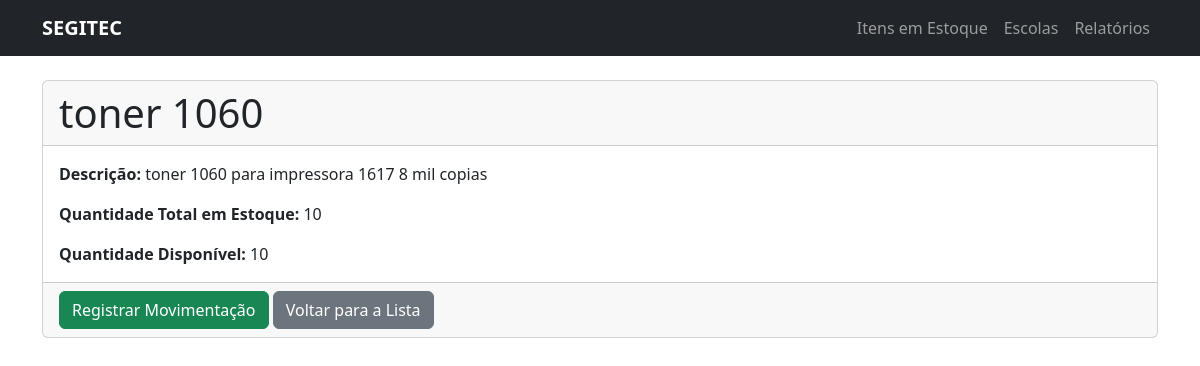
/item/1/, run on an earlier commit of the app's database.
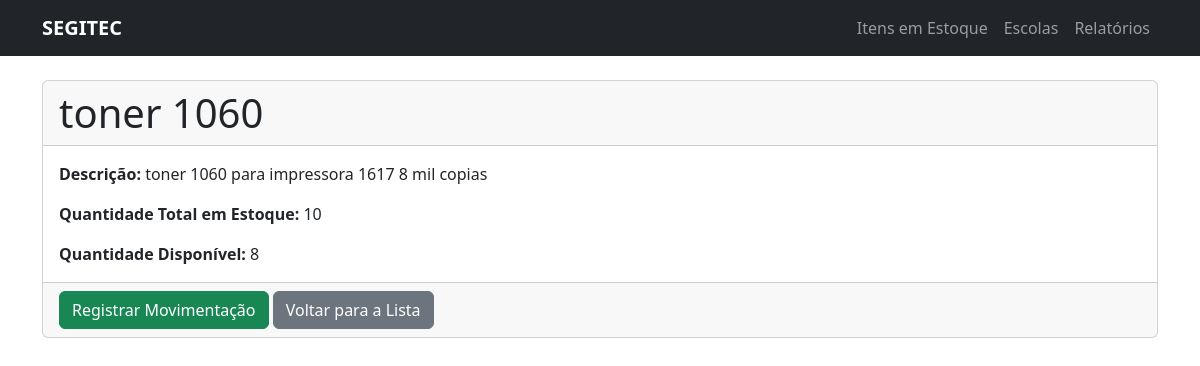
And on a later commit of the database.
### estoque/models.py (models this page shows, shortened)
class Item(models.Model):
    nome = models.CharField(max_length=200, verbose_name="Nome do Item")
    descricao = models.TextField(verbose_name="Descrição", null=True, blank=True)
    fornecedor = models.ForeignKey(Fornecedor, on_delete=models.SET_NULL, null=True, blank=True, verbose_name="Fornecedor")
    quantidade_total = models.PositiveIntegerField(verbose_name="Quantidade Total em Estoque")
    quantidade_disponivel = models.PositiveIntegerField(verbose_name="Quantidade Disponível")

### estoque/views.py (the view)
# urls.py: path('item/<int:pk>/', views.detalhe_item, name='detalhe_item'),
def detalhe_item(request, pk): # Ponto crítico
    item = get_object_or_404(Item, pk=pk)
    context = {
        'item': item
    }
    return render(request, 'estoque/detalhe_item.html', context)

### estoque/templates/estoque/detalhe_item.html (shortened to what this page needs)
{% extends 'estoque/base.html' %}
{% block content %}
    <div class="card">
        <div class="card-header">
            <h1 class="card-title mb-0">{{ item.nome }}</h1>
        </div>
        <div class="card-body">
            <p class="card-text"><strong>Descrição:</strong> {{ item.descricao|default:"Nenhuma descrição informada." }}</p>
            <p class="card-text"><strong>Quantidade Total em Estoque:</strong> {{ item.quantidade_total }}</p>
            <p class="card-text"><strong>Quantidade Disponível:</strong> {{ item.quantidade_disponivel }}</p>
        </div>
        <div class="card-footer text-body-secondary">
            <a href="{% url 'estoque:movimentar_item' item.pk %}" class="btn btn-success">Registrar Movimentação</a>
            <a href="{% url 'estoque:home' %}" class="btn btn-secondary">Voltar para a Lista</a>
        </div>
    </div>
{% endblock %}

What changed in the data, as far as the page shows it:
changed Item "toner 1060": quantidade_disponivel "10" → "8"
